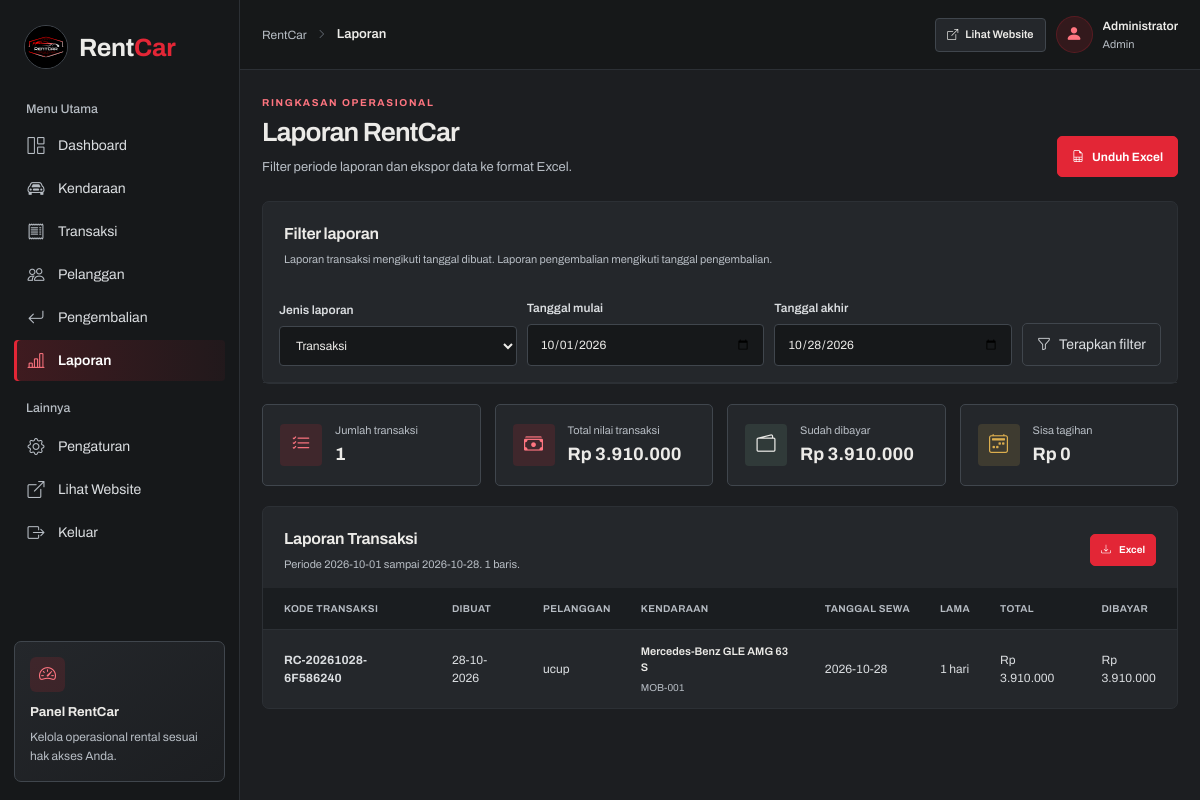
Page /admin/laporan.php (signed in) on the committed database.
### tables this page shows
CREATE TABLE `transaksi` (
  `id_transaksi` int(10) UNSIGNED NOT NULL,
  `kode_transaksi` varchar(30) NOT NULL,
  `id_pelanggan` int(10) UNSIGNED NOT NULL,
  `id_kendaraan` int(10) UNSIGNED NOT NULL,
  `tanggal_sewa` date NOT NULL,
  `waktu_sewa` time NOT NULL DEFAULT '09:00:00',
  `tanggal_kembali` date NOT NULL,
  `waktu_kembali` time NOT NULL DEFAULT '09:00:00',
  `lama_sewa` smallint(5) UNSIGNED NOT NULL,
  `harga_sewa` decimal(12,2) NOT NULL,
  `total_harga` decimal(12,2) NOT NULL,
  `uang_bayar` decimal(12,2) NOT NULL DEFAULT 0.00 COMMENT 'Cache total pembayaran yang diverifikasi, diperbarui dari tabel pembayaran',
  `metode_pembayaran` varchar(30) DEFAULT NULL,
  `kembalian` decimal(12,2) NOT NULL DEFAULT 0.00,
  `status_pembayaran` enum('Belum Dibayar','Menunggu Verifikasi','Belum Lunas','DP Dibayar','Lunas','Gagal','Pengembalian Dana') NOT NULL DEFAULT 'Belum Dibayar',
  `status_transaksi` enum('Dipesan','Berjalan','Terlambat','Selesai','Dibatalkan') NOT NULL DEFAULT 'Dipesan',
  `created_by_user` int(10) UNSIGNED DEFAULT NULL,
  `request_token` varchar(64) DEFAULT NULL,
  `catatan_pelanggan` varchar(500) DEFAULT NULL,
  `created_at` timestamp NOT NULL DEFAULT current_timestamp(),
  `updated_at` timestamp NOT NULL DEFAULT current_timestamp() ON UPDATE current_timestamp()
);

CREATE TABLE `pelanggan` (
  `id_pelanggan` int(10) UNSIGNED NOT NULL,
  `nama` varchar(100) NOT NULL,
  `nik` varchar(30) NOT NULL,
  `no_hp` varchar(20) NOT NULL,
  `alamat` text NOT NULL,
  `jenis_kelamin` enum('Laki-laki','Perempuan') NOT NULL,
  `no_sim` varchar(50) NOT NULL,
  `created_at` timestamp NOT NULL DEFAULT current_timestamp(),
  `updated_at` timestamp NOT NULL DEFAULT current_timestamp() ON UPDATE current_timestamp()
);

CREATE TABLE `kendaraan` (
  `id_kendaraan` int(10) UNSIGNED NOT NULL,
  `kode_kendaraan` varchar(20) NOT NULL,
  `nama_kendaraan` varchar(100) NOT NULL,
  `jenis` enum('Mobil','Motor') NOT NULL,
  `merk` varchar(50) NOT NULL,
  `tipe` varchar(50) NOT NULL,
  `tahun` year(4) NOT NULL,
  `nomor_polisi` varchar(20) NOT NULL,
  `harga_sewa` decimal(12,2) NOT NULL DEFAULT 0.00,
  `status` enum('Tersedia','Dipesan','Disewa','Perawatan') NOT NULL DEFAULT 'Tersedia',
  `foto` varchar(255) DEFAULT NULL,
  `catatan` text DEFAULT NULL,
  `created_at` timestamp NOT NULL DEFAULT current_timestamp(),
  `updated_at` timestamp NOT NULL DEFAULT current_timestamp() ON UPDATE current_timestamp()
);

### admin/laporan.php (the view, shortened to what this page needs)
<?php
require_once __DIR__ . '/../config/koneksi.php';
require_once __DIR__ . '/../config/kendaraan_helper.php';
require_once __DIR__ . '/../config/rentcar_automation.php';
mysqli_set_charset($koneksi, 'utf8mb4');
$reportType = (string) ($_GET['jenis_laporan'] ?? 'transaksi');
$today = date('Y-m-d');
$firstDay = date('Y-m-01');
$startDate = trim((string) ($_GET['mulai'] ?? $firstDay));
$endDate = trim((string) ($_GET['sampai'] ?? $today));
$pageError = '';
$reportRows = [];
$summary = [
    'total_rows' => 0,
    'nominal_utama' => 0.0,
    'sudah_bayar' => 0.0,
    'sisa_tagihan' => 0.0,
    'terlambat' => 0,
];
try {
    if ($reportType === 'transaksi') {
        $stmt = $koneksi->prepare(
            'SELECT
                t.id_transaksi,
                t.kode_transaksi,
                t.created_at,
                t.tanggal_sewa,
                t.tanggal_kembali,
                t.lama_sewa,
                t.harga_sewa,
                t.total_harga,
                COALESCE(pembayaran_sewa.total_verified,0) AS uang_bayar,
                t.kembalian,
                t.status_pembayaran,
                COALESCE(d.total_denda,0) AS total_denda,
                COALESCE(pembayaran_denda.total_verified,0) AS denda_dibayar,
                t.status_transaksi,
                p.nama AS nama_pelanggan,
                p.no_hp,
                k.kode_kendaraan,
                k.nama_kendaraan
             FROM transaksi t
             LEFT JOIN pelanggan p ON p.id_pelanggan = t.id_pelanggan
             LEFT JOIN kendaraan k ON k.id_kendaraan = t.id_kendaraan
             LEFT JOIN denda d ON d.id_transaksi = t.id_transaksi
             LEFT JOIN (
                SELECT id_transaksi, SUM(nominal) AS total_verified
                FROM pembayaran
                WHERE status = \'Diverifikasi\' AND jenis <> \'Denda\'
                GROUP BY id_transaksi
             ) pembayaran_sewa ON pembayaran_sewa.id_transaksi = t.id_transaksi
             LEFT JOIN (
                SELECT id_transaksi, SUM(nominal) AS total_verified
                FROM pembayaran
                WHERE status = \'Diverifikasi\' AND jenis = \'Denda\'
                GROUP BY id_transaksi
             ) pembayaran_denda ON pembayaran_denda.id_transaksi = t.id_transaksi
             WHERE DATE(t.created_at) BETWEEN ? AND ?
             ORDER BY t.created_at DESC, t.id_transaksi DESC'
        );
    }
    $stmt->bind_param('ss', $startDate, $endDate);
    $stmt->execute();
    $reportRows = $stmt->get_result()->fetch_all(MYSQLI_ASSOC);
    $summary['total_rows'] = count($reportRows);
    foreach ($reportRows as $row) {
        if ($reportType === 'transaksi') {
            $summary['nominal_utama'] += (float) $row['total_harga'];
            $summary['sudah_bayar'] += (float) $row['uang_bayar'];
            $summary['sisa_tagihan'] += max(0, (float) $row['total_harga'] - (float) $row['uang_bayar'])
                + max(0, (float) ($row['total_denda'] ?? 0) - (float) ($row['denda_dibayar'] ?? 0));
        } else {
            $summary['nominal_utama'] += (float) $row['denda'];
            $summary['sudah_bayar'] += (float) $row['total_bayar'];
            $summary['terlambat'] += (int) $row['terlambat'];
        }
    }
} catch (Throwable $exception) {
    $pageError = $pageError !== ''
        ? $pageError . ' Data laporan gagal dimuat.'
        : 'Data laporan gagal dimuat. Periksa struktur tabel transaksi dan pengembalian.';
}
$exportParams = [
    'jenis_laporan' => $reportType,
    'mulai' => $startDate,
    'sampai' => $endDate,
    'export' => 'excel',
];
$exportUrl = 'laporan.php?' . http_build_query($exportParams);
?>
<section class="vehicle-page-heading">
    <div>
        <div class="vehicle-eyebrow">RINGKASAN OPERASIONAL</div>
        <h1>Laporan RentCar</h1>
        <p>Filter periode laporan dan ekspor data ke format Excel.</p>
    </div>
    <a href="<?= kh_h($exportUrl); ?>" class="vehicle-btn vehicle-btn-primary">
        <i class="bi bi-file-earmark-spreadsheet"></i>
        <span>Unduh Excel</span>
    </a>
</section>
<section class="vehicle-panel report-filter-panel">
    <div class="vehicle-panel-heading">
        <div>
            <h2>Filter laporan</h2>
            <p>Laporan transaksi mengikuti tanggal dibuat. Laporan pengembalian mengikuti tanggal pengembalian.</p>
        </div>
    </div>
    <form method="get" action="laporan.php" class="module-filters report-filters">
        <label class="module-field module-filter-field">
            <span>Jenis laporan</span>
            <select name="jenis_laporan" id="reportTypeSelect">
                <option value="transaksi" <?= $reportType === 'transaksi' ? 'selected' : ''; ?>>Transaksi</option>
            </select>
        </label>
        <label class="module-field module-filter-field">
            <span>Tanggal mulai</span>
            <input type="date" name="mulai" value="<?= kh_h($startDate); ?>" required>
        </label>
        <label class="module-field module-filter-field">
            <span>Tanggal akhir</span>
            <input type="date" name="sampai" value="<?= kh_h($endDate); ?>" required>
        </label>
        <button type="submit" class="vehicle-btn vehicle-btn-secondary">
            <i class="bi bi-funnel"></i> Terapkan filter
        </button>
    </form>
</section>
<section class="module-stats report-stats">
    <article class="module-stat-card">
        <span class="module-stat-icon"><i class="bi bi-list-check"></i></span>
        <div><span><?= $reportType === 'transaksi' ? 'Jumlah transaksi' : 'Jumlah pengembalian'; ?></span><strong><?= number_format((int) $summary['total_rows'], 0, ',', '.'); ?></strong></div>
    </article>
    <article class="module-stat-card">
        <span class="module-stat-icon is-red"><i class="bi bi-cash-stack"></i></span>
        <div><span><?= $reportType === 'transaksi' ? 'Total nilai transaksi' : 'Total denda'; ?></span><strong><?= kh_h(kh_money($summary['nominal_utama'])); ?></strong></div>
    </article>
    <article class="module-stat-card">
        <span class="module-stat-icon is-green"><i class="bi bi-wallet2"></i></span>
        <div><span><?= $reportType === 'transaksi' ? 'Sudah dibayar' : 'Total tagihan pengembalian'; ?></span><strong><?= kh_h(kh_money($summary['sudah_bayar'])); ?></strong></div>
    </article>
    <article class="module-stat-card">
        <span class="module-stat-icon is-amber"><i class="bi bi-calendar2-week"></i></span>
        <div>
            <span><?= $reportType === 'transaksi' ? 'Sisa tagihan' : 'Akumulasi hari terlambat'; ?></span>
            <strong><?= $reportType === 'transaksi' ? kh_h(kh_money($summary['sisa_tagihan'])) : number_format((int) $summary['terlambat'], 0, ',', '.') . ' hari'; ?></strong>
        </div>
    </article>
</section>
<section class="vehicle-panel module-list-panel">
    <div class="vehicle-panel-heading">
        <div>
            <h2><?= $reportType === 'transaksi' ? 'Laporan Transaksi' : 'Laporan Pengembalian'; ?></h2>
            <p>Periode <?= kh_h($startDate); ?> sampai <?= kh_h($endDate); ?>. <?= number_format(count($reportRows), 0, ',', '.'); ?> baris.</p>
        </div>
        <a href="<?= kh_h($exportUrl); ?>" class="vehicle-btn vehicle-btn-primary vehicle-btn-small">
            <i class="bi bi-download"></i> Excel
        </a>
    </div>
    <div class="module-table-wrap">
        <table class="vehicle-table module-table report-table">
            <?php if ($reportType === 'transaksi') : ?>
                <thead>
                    <tr>
                        <th>Kode transaksi</th>
                        <th>Dibuat</th>
                        <th>Pelanggan</th>
                        <th>Kendaraan</th>
                        <th>Tanggal sewa</th>
                        <th>Lama</th>
                        <th>Total</th>
                        <th>Dibayar</th>
                    </tr>
                </thead>
                <tbody>
                    <?php if ($reportRows) : ?>
                        <?php foreach ($reportRows as $row) : ?>
                            <tr>
                                <td><strong><?= kh_h($row['kode_transaksi']); ?></strong></td>
                                <td><?= kh_h(date('d-m-Y', strtotime((string) $row['created_at']))); ?></td>
                                <td><?= kh_h($row['nama_pelanggan'] ?? '-'); ?></td>
                                <td>
                                    <div class="module-primary-cell">
                                        <strong><?= kh_h($row['nama_kendaraan'] ?? '-'); ?></strong>
                                        <span><?= kh_h($row['kode_kendaraan'] ?? '-'); ?></span>
                                    </div>
                                </td>
                                <td><?= kh_h($row['tanggal_sewa']); ?></td>
                                <td><?= (int) $row['lama_sewa']; ?> hari</td>
                                <td><?= kh_h(kh_money($row['total_harga'])); ?></td>
                                <td><?= kh_h(kh_money($row['uang_bayar'])); ?></td>
                            </tr>
                        <?php endforeach; ?>
                    <?php else : ?>
                        <tr><td colspan="9"><div class="vehicle-empty-state"><span><i class="bi bi-file-earmark-bar-graph"></i></span><strong>Tidak ada data transaksi</strong><p>Belum ada transaksi pada periode yang dipilih.</p></div></td></tr>
                    <?php endif; ?>
                </tbody>
            <?php endif; ?>
        </table>
    </div>
</section>

### assets/css/kendaraan.css (style rules this page uses)
:root { --bg: #1c1e21; --bg-side: #16181a; --panel: #24272b; --raised: #2d3136; --line: #40464d; --line-soft: #2c3035; --text: #ecebe8; --text-2: #dadde0; --muted: #b7bdc4; --red: #e32636; --red-hover: #c91e2d; --red-text: #ff7580; --red-soft: rgba(227, 38, 54, 0.14); --green: #86c49b; --green-soft: rgba(79, 171, 111, 0.14); --blue: #91bdec; --blue-soft: rgba(84, 144, 213, 0.14); --amber: #dcae4e; --amber-soft: rgba(220, 174, 78, 0.14); --warn: #dcae4e; --font: "Archivo", system-ui, -apple-system, BlinkMacSystemFont, "Segoe UI", sans-serif; --sidebar-width: 240px; }
* { box-sizing: border-box; }
html { min-width: 320px; min-height: 100%; background: var(--bg); scroll-behavior: smooth; }
body.vehicle-page { min-width: 320px; min-height: 100vh; margin: 0; background: var(--bg); color: var(--text); font-family: var(--font); font-size: 14px; line-height: 1.5; font-variant-numeric: tabular-nums; }
.vehicle-page a { color: inherit; text-decoration: none; }
.vehicle-page button, .vehicle-page input, .vehicle-page select { font: inherit; }
.vehicle-page button, .vehicle-page a, .vehicle-page input, .vehicle-page select { -webkit-tap-highlight-color: transparent; }
.vehicle-page-heading { display: flex; align-items: flex-end; justify-content: space-between; gap: 20px; margin-bottom: 24px; }
.vehicle-eyebrow { margin-bottom: 7px; color: var(--red-text); font-size: 10px; font-weight: 700; letter-spacing: 1.65px; }
.vehicle-page-heading h1 { margin: 0; color: var(--text); font-size: clamp(24px, 2.2vw, 31px); font-weight: 650; line-height: 1.2; letter-spacing: -0.85px; }
.vehicle-page-heading p { margin: 8px 0 0; color: var(--muted); font-size: 13px; line-height: 1.6; }
.vehicle-btn { display: inline-flex; align-items: center; justify-content: center; gap: 8px; min-height: 41px; padding: 10px 14px; border: 1px solid transparent; border-radius: 5px; font-size: 12px; font-weight: 650; line-height: 1.2; white-space: nowrap; cursor: pointer; transition: background 0.18s ease, border-color 0.18s ease, transform 0.18s ease; }
.vehicle-btn-primary { color: #fff !important; background: var(--red); border-color: var(--red); }
.vehicle-btn-secondary { color: var(--text-2) !important; background: var(--panel); border-color: var(--line); }
.vehicle-panel, .vehicle-form-panel { min-width: 0; background: var(--panel); border: 1px solid var(--line-soft); border-radius: 7px; }
.vehicle-panel-heading { display: flex; align-items: center; justify-content: space-between; gap: 15px; padding: 20px 21px 15px; }
.vehicle-panel-heading h2, .vehicle-form-heading h2 { margin: 0; color: var(--text); font-size: 16px; font-weight: 650; letter-spacing: -0.25px; }
.vehicle-panel-heading p, .vehicle-form-heading p { margin: 5px 0 0; color: var(--muted); font-size: 11px; }
.vehicle-table { width: 100%; min-width: 780px; border-collapse: collapse; text-align: left; }
.vehicle-table thead { background: rgba(17, 19, 22, 0.48); }
.vehicle-table th { padding: 13px 15px; color: var(--muted); border-bottom: 1px solid var(--line-soft); font-size: 10px; font-weight: 650; letter-spacing: 0.35px; text-transform: uppercase; white-space: nowrap; }
.vehicle-table th:first-child, .vehicle-table td:first-child { padding-left: 21px; }
.vehicle-table td { padding: 13px 15px; border-bottom: 1px solid var(--line-soft); color: var(--text-2); font-size: 12px; vertical-align: middle; }
.vehicle-table tbody tr:last-child td { border-bottom: 0; }
.vehicle-table tbody tr { transition: background 0.15s ease; }

### assets/css/laporan.css (style rules this page uses)
.report-filter-panel { margin-bottom: 20px; }
.report-filters { align-items: end; }
.report-filters .module-filter-field { flex: 1 1 185px; }
.report-stats { margin-bottom: 20px; }
.report-table { min-width: 1000px; }
.report-table th { white-space: nowrap; }

### rows in the picture
transaksi: kode_transaksi "RC-20261028-6F586240", created_at "28-10-2026", id_pelanggan.nama "ucup", id_kendaraan.nama_kendaraan "Mercedes-Benz GLE AMG 63 S", id_kendaraan.kode_kendaraan "MOB-001", tanggal_sewa "2026-10-28", lama_sewa "1", total_harga "Rp 3.910.000", uang_bayar "Rp 3.910.000"

### other values in the picture
kh_h($navItem['label']) "Dashboard"
kh_h($navItem['label']) "Kendaraan"
kh_h($navItem['label']) "Transaksi"
kh_h($navItem['label']) "Pelanggan"
kh_h($navItem['label']) "Pengembalian"
kh_h($navItem['label']) "Laporan"
kh_h($title) "Laporan"
kh_h($namaPengguna) "Administrator"
kh_h(ucfirst($level)) "Admin"
$summary['total_rows'] "1"
kh_h(kh_money($summary['nominal_utama'])) "Rp 3.910.000"
kh_h(kh_money($summary['sudah_bayar'])) "Rp 3.910.000"
kh_h(kh_money($summary['sisa_tagihan'])) "Rp 0"
kh_h($startDate) "2026-10-01"
kh_h($endDate) "2026-10-28"
